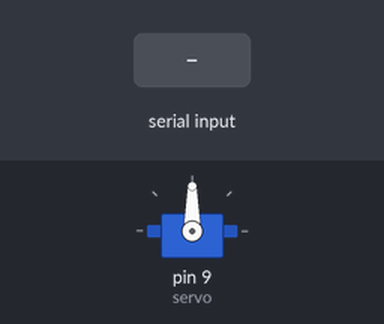
This sketch was run on a simulated Arduino Uno, built with avr-gcc and run on an emulated ATmega328P. Parts: servo. The test bench sets the inputs (shaded band).

Above: at 1.2 s.
1.3 s: "spin" received over Serial
At 2.9 s:
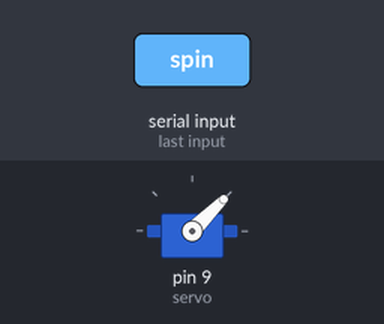
3.8 s: "reset" received over Serial
At 6.0 s:
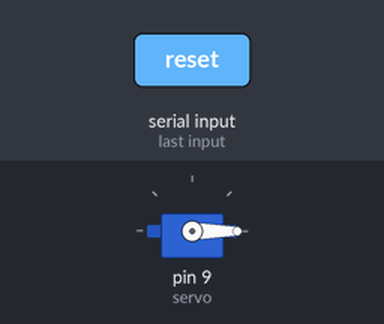
Timing chart, 0 to 7.5 s (numbered marks = the images above; inputs shaded):
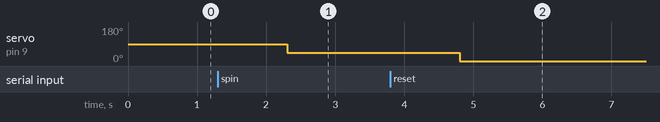

Measured:
- after the input at 1.3 s, servo on pin 9 (servo): 90° → 45° after 1.0 s
- after the input at 3.8 s, servo on pin 9 (servo): 45° → 0° after 1.0 s

The sketch:

main.ino
```cpp
#include <Servo.h>

#define ANGLE_STEP 45;

Servo servo;

int angle;
String input;

void setup() {
    Serial.begin(9600);

    servo.attach(9);

    angle = 0;
    input = "";
}

void loop() {
    if (Serial.available()) {
        input = Serial.readString();
        input.trim();
        input.toLowerCase();
    }

    if (input == "spin") {
        angle += ANGLE_STEP;
        servo.write(angle);
        input = "";
    }

    if (input == "reset") {
        angle = 0;
        servo.write(angle);
        input = "";
    }
}
```
